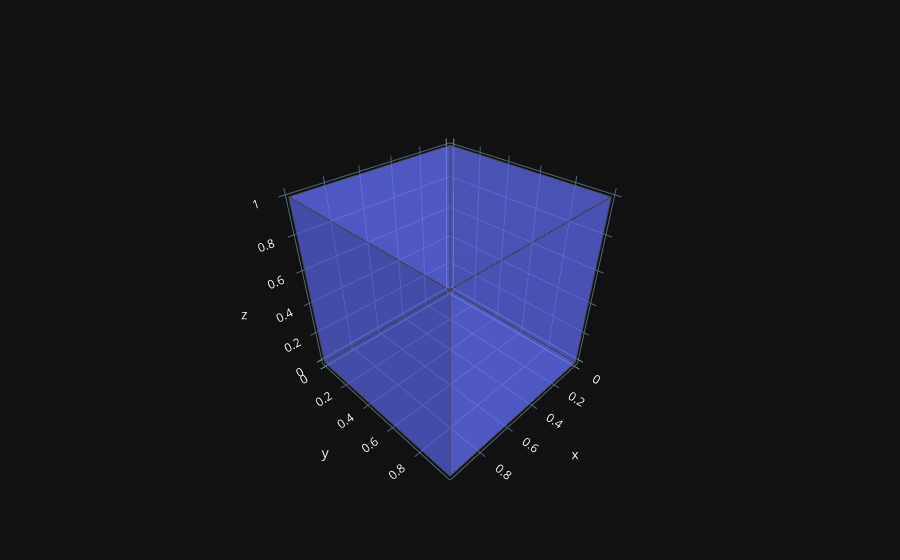

Notebook code cell kept with this figure:
### Markdown cell above
Compared to the triangle case, it is challenging if not impossible, to visually determine whether this is uniform, but I assure you that it is. There are tests that can be done to determine the quality of distributions, but that is something for later. Right now, we will go through a small exercise that should convince you that this procedure is uniform for tetrahedra. We will decompose a cube into tetrahedra. Then we will sample uniformly in the tetrahedral partitions. The result should be a uniform distribution inside the cube, which can be easily seen/tested for uniformity.

There is more than one way to do this decomposition. One way gets us 6 irregular tets of equal volume (actually 6 congruent tets including reflection) and another way gets us 5 tets (4+1). Here, we decompose the cube into 5 tets. It might be a bit challenging to visualize this, so we plot the tets in different color. As you can see below, these are organic hand-crafted, small-batch cube, tetrahedra and triangles. The cube is plotted as a trimesh. Each face of the cube is divided into two triangles.

### Code cell
cube_vertices=np.asarray([[0,0,0], [0,0,1], [0,1,0], [0,1,1], 
                          [1,0,0], [1,0,1], [1,1,0], [1,1,1]],dtype=np.float64)
cube_triangles=np.asarray([ [0,1,3], [0,3,2], [0,2,6], [0,6,4], [0,5,1], [0,4,5], 
                            [1,5,7], [1,7,3], [2,3,7], [2,7,6], [4,6,7], [4,7,5], ],dtype=int)

x,y,z=cube_vertices.T
i,j,k=cube_triangles.T
fig = go.Figure(data=[go.Mesh3d(x=x, y=y, z=z, i=i, j=j, k=k,flatshading=True, opacity=0.5)])

#plotly does not support drawing edges directly. We need to resort to the following hack
#extract the lists of x, y, z coordinates of the triangle vertices and connect them by a line
tri_points = cube_vertices[cube_triangles]
Xe = []
Ye = []
Ze = []
for T in tri_points:
    Xe.extend([T[k%3][0] for k in range(4)]+[ None])
    Ye.extend([T[k%3][1] for k in range(4)]+[ None])
    Ze.extend([T[k%3][2] for k in range(4)]+[ None])

fig = fig.add_trace(go.Scatter3d(
                   x=Xe,
                   y=Ye,
                   z=Ze,
                   mode='lines',
                   name='',
                   line=dict(color= 'rgb(70,70,70)', width=2))  )
darken(fig)

### Figure 1 — Plotly figure (JSON) as saved in the notebook; plotly's stock layout.template omitted (floating-point values rounded to 4 significant figures)
{"data": [{"flatshading": true, "i": [0, 0, 0, 0, 0, 0, 1, 1, 2, 2, 4, 4], "j": [1, 3, 2, 6, 5, 4, 5, 7, 3, 7, 6, 7], "k": [3, 2, 6, 4, 1, 5, 7, 3, 7, 6, 7, 5], "opacity": 0.5, "type": "mesh3d", "uid": "2ece7bde-42f4-4be6-806c-221de65fb1c0", "x": [0, 0, 0, 0, 1, 1, 1, 1], "y": [0, 0, 1, 1, 0, 0, 1, 1], "z": [0, 1, 0, 1, 0, 1, 0, 1]}, {"line": {"color": "rgb(70,70,70)", "width": 2}, "mode": "lines", "name": "", "type": "scatter3d", "uid": "aab45554-0cf3-4232-8fa7-e265c2cedbe1", "x": [0, 0, 0, 0, null, 0, 0, 0, 0, null, 0, 0, 1, 0, null, 0, 1, 1, 0, null, 0, 1, 0, 0, null, 0, 1, 1, 0, null, 0, 1, 1, 0, null, 0, 1, 0, 0, null, 0, 0, 1, 0, null, 0, 1, 1, 0, null, 1, 1, 1, 1, null, 1, 1, 1, 1, null], "y": [0, 0, 1, 0, null, 0, 1, 1, 0, null, 0, 1, 1, 0, null, 0, 1, 0, 0, null, 0, 0, 0, 0, null, 0, 0, 0, 0, null, 0, 0, 1, 0, null, 0, 1, 1, 0, null, 1, 1, 1, 1, null, 1, 1, 1, 1, null, 0, 1, 1, 0, null, 0, 1, 0, 0, null], "z": [0, 1, 1, 0, null, 0, 1, 0, 0, null, 0, 0, 0, 0, null, 0, 0, 0, 0, null, 0, 1, 1, 0, null, 0, 0, 1, 0, null, 1, 1, 1, 1, null, 1, 1, 1, 1, null, 0, 1, 1, 0, null, 0, 1, 0, 0, null, 0, 0, 1, 0, null, 0, 1, 1, 0, null]}], "layout": {}}
